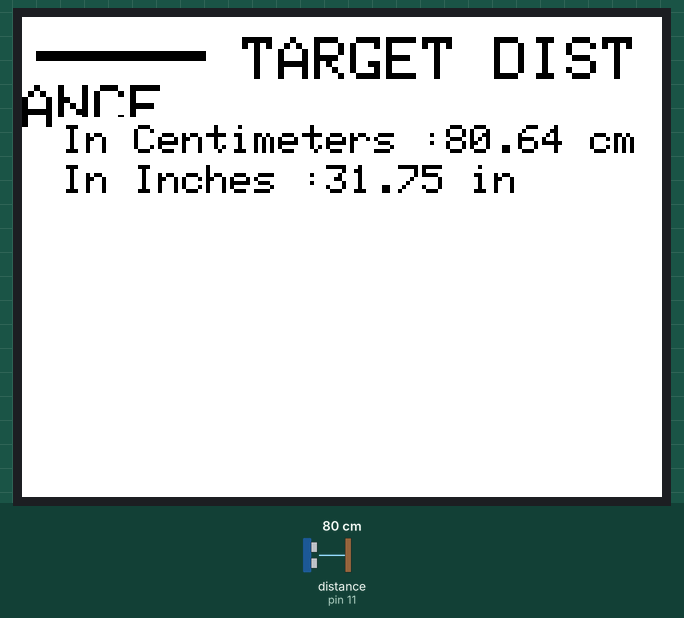
Recording of a sketch running on a simulated Arduino Uno, built with avr-gcc and run on an emulated ATmega328P. Shown: 320×240 colour display. Wiring (inferred from the names in the program): ultrasonic range finder: trigger pin 13; echo pin 11. The inputs (shaded band) are chosen by the test bench; at power-on: distance to the obstacle (sensor on pin 11) 80 cm. The echo pulse lasts 58.3 µs per cm.

Above: at 2.4 s.
2.5 s: distance to the obstacle (sensor on pin 11) set to 299 cm
At 3.6 s:
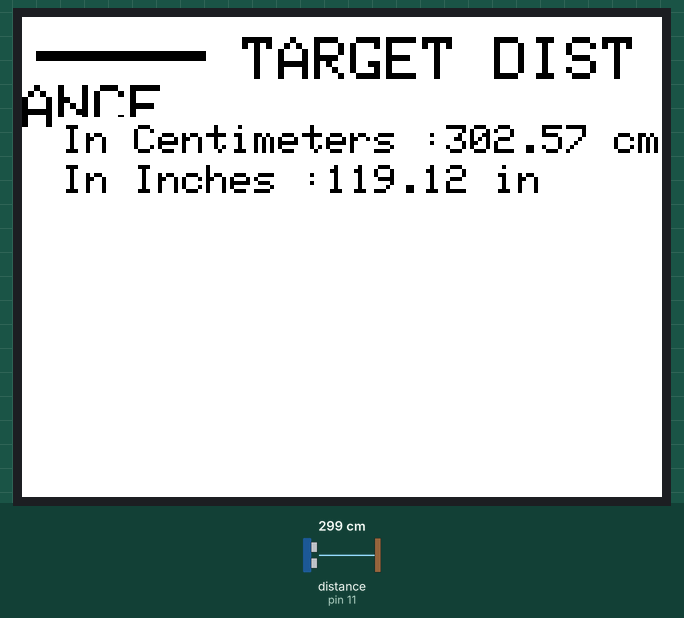
5.5 s: distance to the obstacle (sensor on pin 11) set to 2 cm
At 7.0 s:
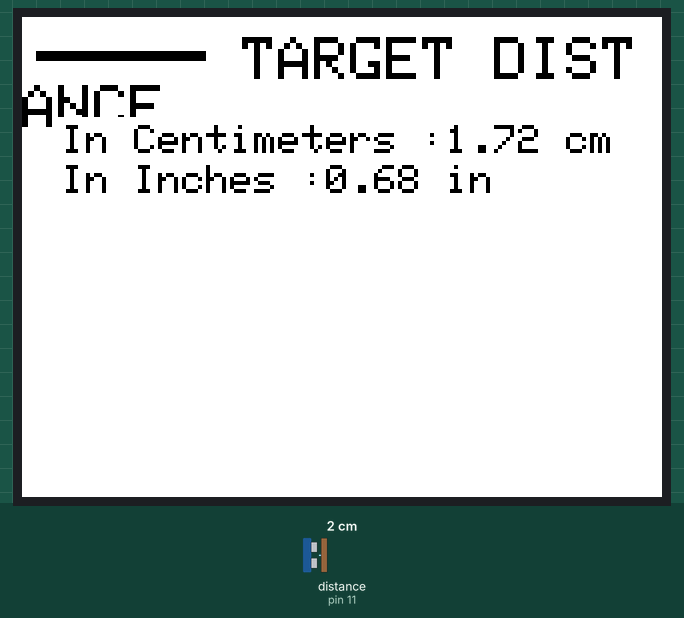
7.5 s: distance to the obstacle (sensor on pin 11) set to 4 cm
At 8.3 s:
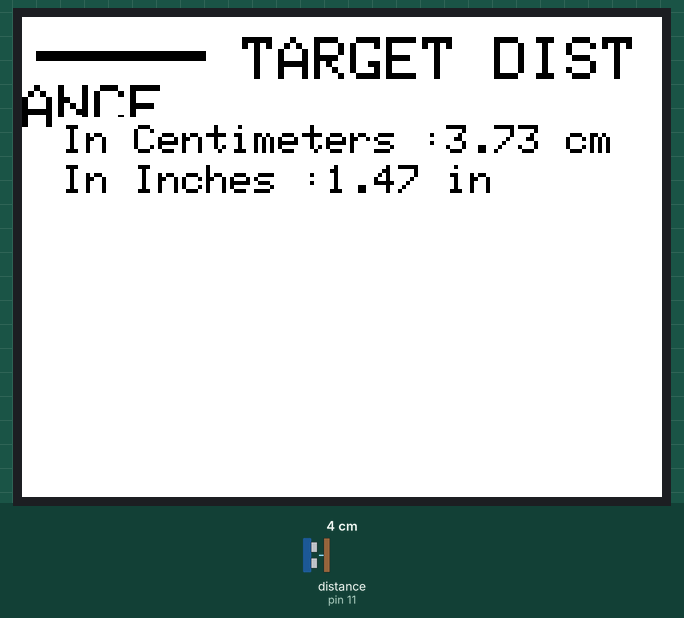
Timing chart, 0 to 10.5 s (numbered marks = the images above; inputs shaded):
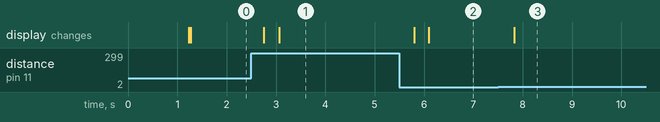

The sketch:

ULTRA_LCD2.ino
```cpp
#include <Adafruit_GFX.h>
#include <Adafruit_TFTLCD.h>
#define LCD_CS A3
#define LCD_CD A2
#define LCD_WR A1
#define LCD_RD A0
#define LCD_RESET A4
Adafruit_TFTLCD tft(LCD_CS, LCD_CD, LCD_WR, LCD_RD, LCD_RESET);
#define BLACK   0x0000
#define BLUE    0x001F
#define RED     0xF800
#define GREEN   0x07E0
#define CYAN    0x07FF
#define MAGENTA 0xF81F
#define YELLOW  0xFFE0
#define WHITE   0xFFFF
#define RGB(r, g, b) (((r&0xF8)<<8)|((g&0xFC)<<3)|(b>>3))
#define GREY      RGB(127, 127, 127)
#define DARKGREY  RGB(64, 64, 64)
#define TURQUOISE RGB(0, 128, 128)
#define PINK      RGB(255, 128, 192)
#define OLIVE     RGB(30, 30, 0)
#define DOLIVE    RGB(230, 230, 0)
#define PURPLE    RGB(128, 0, 128)
#define AZURE     RGB(0, 128, 255)
#define ORANGE    RGB(255,128,64)

#include <stdio.h>

int trigPin=13;
int echoPin=11;
int myCounter=0;

float pingTime;
float targetDistance;
float speedOfSound=776.5;


void setup() {
  Serial.begin(9600);
  tft.reset();
  tft.begin(0x9481);
  tft.setRotation(1);

  tft.fillScreen(WHITE);
  delay(1000);

  tft.fillRect(7,17,85,5,BLACK);
  tft.setCursor(110,10);
  tft.setTextColor(BLACK);
  tft.setTextSize(3);
  tft.print("TARGET DISTANCE");
  tft.fillRect(390,17,85,5,BLACK);

  pinMode(trigPin, OUTPUT);
  pinMode(echoPin, INPUT);
}

void loop() {
  digitalWrite(trigPin, LOW);
  delayMicroseconds(2000);
  digitalWrite(trigPin, HIGH);
  delayMicroseconds(15);
  digitalWrite(trigPin, LOW);
  delayMicroseconds(10);

  pingTime = pulseIn(echoPin, HIGH);
  pingTime=pingTime/1000000;
  pingTime=pingTime/3600;
  targetDistance= speedOfSound * pingTime;
  targetDistance=targetDistance/2;
  targetDistance= targetDistance*63360;

  tft.fillRect(15,50,450,100,WHITE);
  tft.setCursor(20,54);
    tft.setTextColor(BLACK);
    tft.setTextSize(2);
    tft.print("In Centimeters :");
    tft.print(targetDistance*2.54);
    tft.print(" cm") ;
    tft.setCursor(20,74);
    tft.print("In Inches :");
    tft.print(targetDistance);
    tft.print(" in") ;
    delay(250);
}
```

Measured:
- after the input at 2.5 s, the display: first changes after 0.26 s (image 1 shows a later state)
- after the input at 5.5 s, the display: first changes after 0.30 s (image 2 shows a later state)
- after the input at 7.5 s, the display: changes after 0.33 s (image 3)
